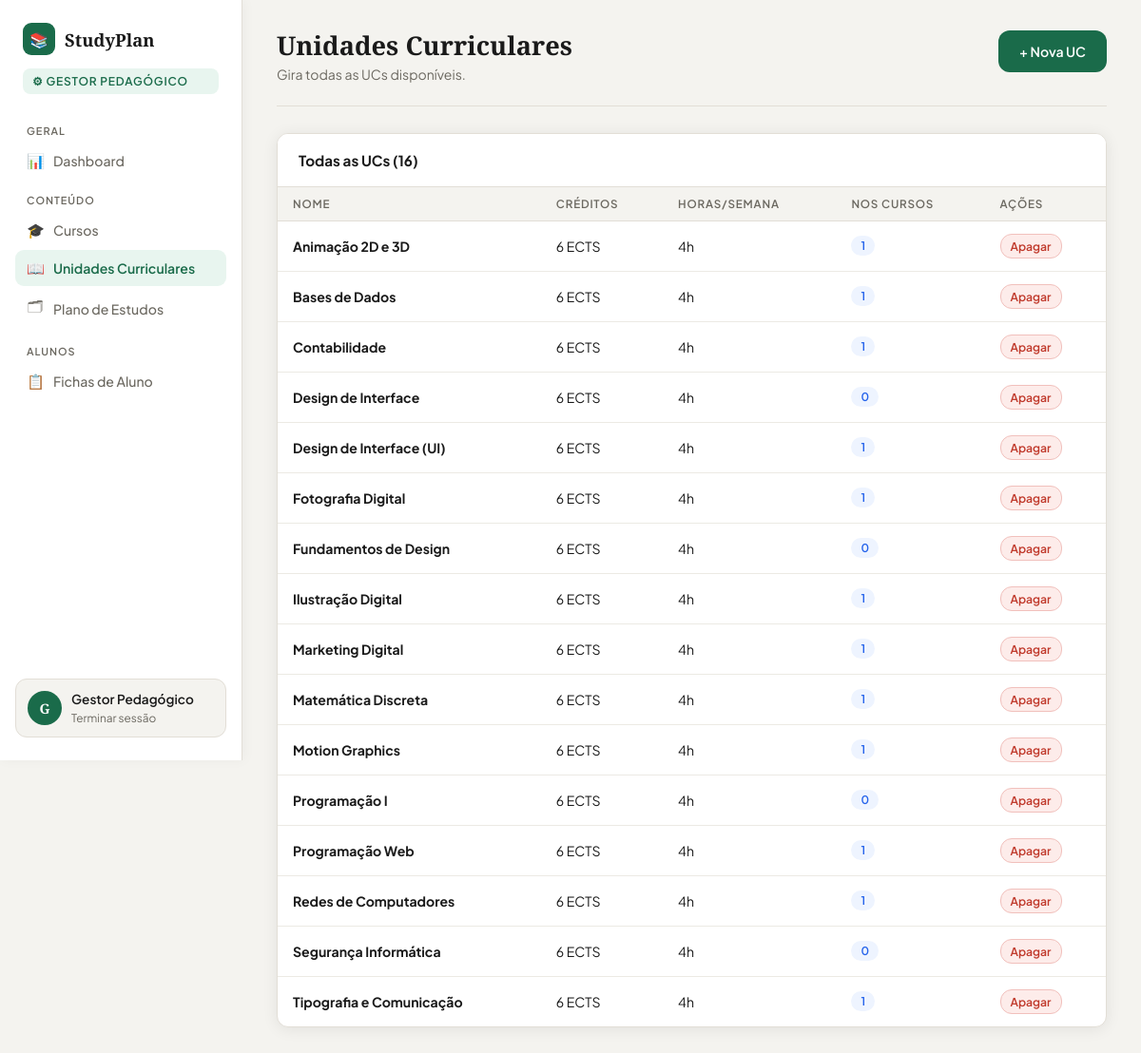
/admin/ucs.php (signed in), run on the app's committed database.
### tables this page shows
CREATE TABLE `ucs` (
  `id` int(11) NOT NULL,
  `nome` varchar(150) NOT NULL,
  `descricao` text DEFAULT NULL,
  `creditos` int(11) DEFAULT 6,
  `horas_semana` int(11) DEFAULT 4,
  `criado_em` timestamp NOT NULL DEFAULT current_timestamp()
);

### admin/ucs.php (the view, shortened to what this page needs)
<?php
$db = getDB();
$ucs = $db->query("SELECT u.*, COUNT(pe.id) as em_cursos FROM ucs u LEFT JOIN plano_estudos pe ON pe.uc_id=u.id GROUP BY u.id ORDER BY u.nome")->fetchAll();
?>
<!DOCTYPE html>
<html lang="pt-PT">
<head><meta charset="UTF-8"><title>UCs – Gestor</title>
<link rel="stylesheet" href="../assets/css/style.css"></head>
<body>
<div class="layout">
    <?php include 'sidebar.php'; ?>
    <main class="main">
        <div class="topbar">
            <div><h1>Unidades Curriculares</h1><p>Gira todas as UCs disponíveis.</p></div>
            <button class="btn btn-primary" style="width:auto" onclick="document.getElementById('modal-uc').classList.add('open')">+ Nova UC</button>
        </div>
        <div class="card">
            <div class="card-header"><h3>Todas as UCs (<?= count($ucs) ?>)</h3></div>
            <?php if ($ucs): ?>
            <table>
                <thead><tr><th>Nome</th><th>Créditos</th><th>Horas/semana</th><th>Nos cursos</th><th>Ações</th></tr></thead>
                <tbody>
                <?php foreach ($ucs as $u): ?>
                <tr>
                    <td><strong><?= htmlspecialchars($u['nome']) ?></strong><br><small style="color:var(--muted)"><?= htmlspecialchars(substr($u['descricao']??'',0,50)) ?></small></td>
                    <td><?= $u['creditos'] ?> ECTS</td>
                    <td><?= $u['horas_semana'] ?>h</td>
                    <td><span class="badge badge-blue"><?= $u['em_cursos'] ?></span></td>
                    <td><a href="ucs.php?apagar=<?= $u['id'] ?>" class="btn btn-danger btn-xs" onclick="return confirm('Apagar esta UC?')">Apagar</a></td>
                </tr>
                <?php endforeach; ?>
                </tbody>
            </table>
            <?php else: ?>
                <div class="empty-state"><div class="empty-icon">📖</div><p>Nenhuma UC criada ainda.</p></div>
            <?php endif; ?>
        </div>
    </main>
</div>
</body>
</html>

### assets/css/style.css (style rules this page uses)
:root { --bg: #F4F3EF; --bg2: #ECEAE4; --white: #FFFFFF; --card: #FFFFFF; --border: #E2DED6; --accent: #1A6B4A; --accent2: #2E9E6E; --accent3: #E8F5EF; --text: #1A1A1A; --muted: #6B6860; --danger: #C0392B; --danger-bg: #FDECEA; --warning: #D4761A; --warning-bg: #FEF3E7; --success: #1A6B4A; --success-bg: #E8F5EF; --radius: 12px; --shadow: 0 2px 16px rgba(0,0,0,0.08); --shadow-lg: 0 8px 32px rgba(0,0,0,0.12); }
* { margin: 0; padding: 0; box-sizing: border-box; }
body { font-family: 'Plus Jakarta Sans', sans-serif; background: var(--bg); color: var(--text); min-height: 100vh; font-size: 0.95rem; }
h1, h2, h3 { font-family: 'Playfair Display', serif; }
a { color: inherit; text-decoration: none; }
.btn { display: inline-flex; align-items: center; gap: 7px; padding: 11px 22px; border-radius: var(--radius); font-family: 'Plus Jakarta Sans', sans-serif; font-weight: 600; font-size: 0.88rem; cursor: pointer; border: none; transition: all 0.18s; text-decoration: none; white-space: nowrap; }
.btn-primary { background: var(--accent); color: white; width: 100%; justify-content: center; padding: 13px 22px; }
.btn-danger { background: var(--danger-bg); color: var(--danger); border: 1.5px solid #f1c0bc; width: auto; }
.btn-xs { padding: 4px 10px; font-size: 0.76rem; }
.layout { display: flex; min-height: 100vh; }
.main { margin-left: 255px; flex: 1; padding: 32px 36px; min-height: 100vh; }
.topbar { display: flex; justify-content: space-between; align-items: flex-start; margin-bottom: 28px; padding-bottom: 24px; border-bottom: 1px solid var(--border); }
.topbar h1 { font-size: 1.7rem; line-height: 1.2; }
.topbar p { color: var(--muted); font-size: 0.88rem; margin-top: 4px; }
.card { background: var(--white); border: 1px solid var(--border); border-radius: var(--radius); overflow: hidden; box-shadow: var(--shadow); margin-bottom: 22px; }
.card-header { display: flex; justify-content: space-between; align-items: center; padding: 18px 22px; border-bottom: 1px solid var(--border); background: var(--white); }
.card-header h3 { font-family: 'Plus Jakarta Sans', sans-serif; font-size: 0.95rem; font-weight: 700; }
table { width: 100%; border-collapse: collapse; }
th { text-align: left; padding: 10px 16px; font-size: 0.73rem; color: var(--muted); text-transform: uppercase; letter-spacing: 0.8px; font-weight: 600; background: var(--bg); border-bottom: 1px solid var(--border); }
td { padding: 13px 16px; font-size: 0.88rem; border-bottom: 1px solid var(--bg2); vertical-align: middle; }
tr:last-child td { border-bottom: none; }
.badge { display: inline-flex; align-items: center; gap: 4px; padding: 3px 10px; border-radius: 50px; font-size: 0.75rem; font-weight: 600; }
.badge-blue { background: #EEF4FF; color: #2563EB; }

### data on the page
ucs: nome "Animação 2D e 3D", creditos "6", horas_semana "4", em_cursos "1"
ucs: nome "Bases de Dados", creditos "6", horas_semana "4", em_cursos "1"
ucs: nome "Contabilidade", creditos "6", horas_semana "4", em_cursos "1"
ucs: nome "Design de Interface", creditos "6", horas_semana "4", em_cursos "0"
ucs: nome "Design de Interface (UI)", creditos "6", horas_semana "4", em_cursos "1"
ucs: nome "Fotografia Digital", creditos "6", horas_semana "4", em_cursos "1"
ucs: nome "Fundamentos de Design", creditos "6", horas_semana "4", em_cursos "0"
ucs: nome "Ilustração Digital", creditos "6", horas_semana "4", em_cursos "1"
ucs: nome "Marketing Digital", creditos "6", horas_semana "4", em_cursos "1"
ucs: nome "Matemática Discreta", creditos "6", horas_semana "4", em_cursos "1"
ucs: nome "Motion Graphics", creditos "6", horas_semana "4", em_cursos "1"
ucs: nome "Programação I", creditos "6", horas_semana "4", em_cursos "0"
ucs: nome "Programação Web", creditos "6", horas_semana "4", em_cursos "1"
ucs: nome "Redes de Computadores", creditos "6", horas_semana "4", em_cursos "1"
ucs: nome "Segurança Informática", creditos "6", horas_semana "4", em_cursos "0"
ucs: nome "Tipografia e Comunicação", creditos "6", horas_semana "4", em_cursos "1"

### other printed values
$ini "G"
$_SESSION['user_nome'] "Gestor Pedagógico"
count($ucs) "16"
